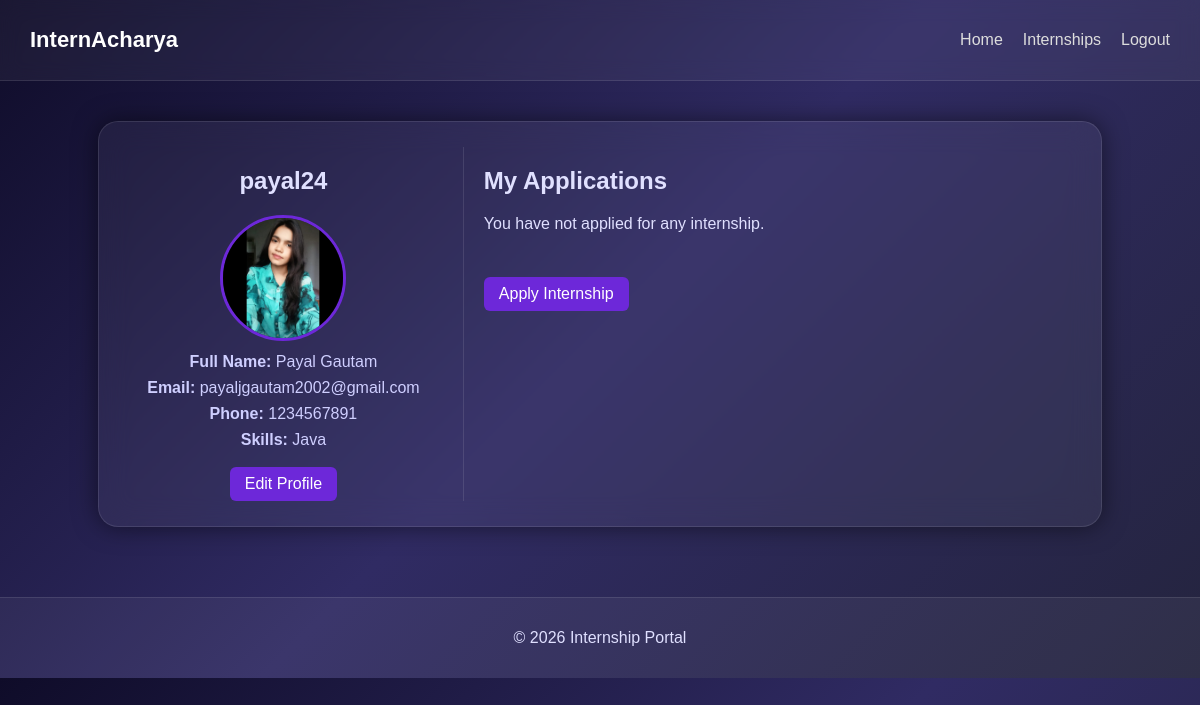
Page /student-dashboard/ (signed in) on the earlier database version.
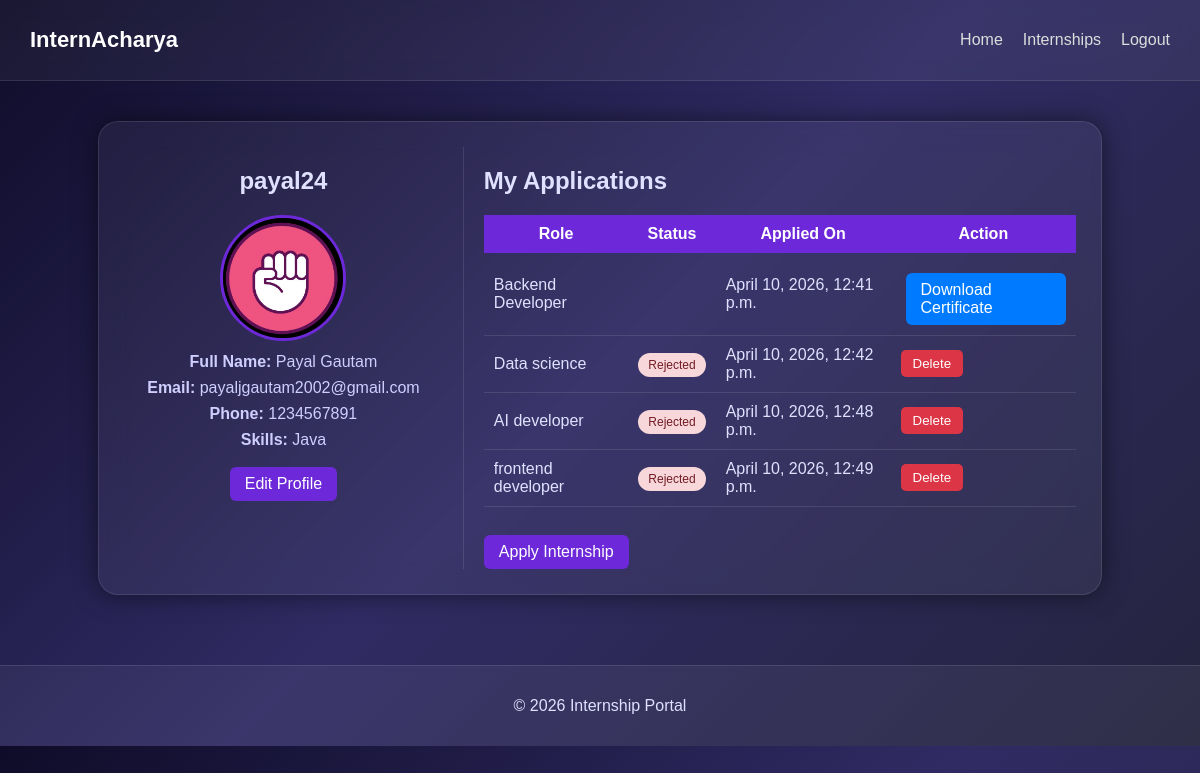
Same page on the later database version.
### user_auth/models.py (models this page shows, shortened)
class custom_user(AbstractUser):
    ROLE_CHOICES = (
        ('student', 'Student'),
        ('company', 'Company'),
    )
    role = models.CharField(
        max_length=20,
        choices=ROLE_CHOICES,
        default='student'
    )
    email = models.EmailField(unique=True)
    date_joined = models.DateTimeField(default=now)
    groups = models.ManyToManyField(
        "auth.Group",
        related_name="custom_user_set",
        blank=True
    )
    user_permissions = models.ManyToManyField(
        "auth.Permission",
        related_name="custom_user_permissions_set",
        blank=True
    )

class user_profile(models.Model):
    user = models.OneToOneField(custom_user, on_delete=models.CASCADE, related_name='profile')
    full_name = models.CharField(max_length=255, blank=True, null=True)
    contact_number = models.CharField(
        max_length=10,
        validators=[RegexValidator(regex=r'^\d{10}$', message="Contact number must be exactly 10 digits.")],
        blank=True,
        null=True
    )
    gender = models.CharField(
        max_length=10,
        choices=[('Male', 'Male'), ('Female', 'Female'), ('Other', 'Other')],
        blank=True,
        null=True
    )
    age = models.IntegerField(blank=True, null=True)
    date_of_birth = models.DateField(blank=True, null=True)
    qualifications = models.TextField(blank=True, null=True)
    skills = models.CharField(max_length=255, blank=True, null=True)
    certificates = models.FileField(upload_to='certificates/', blank=True, null=True)
    area_of_interest = models.TextField(blank=True, null=True)
    profile_picture = models.ImageField(upload_to='profile_pics/', default='profile_pics/default.jpg')

class Application(models.Model):
    STATUS_CHOICES = [
        ('Under Review', 'Under Review'),
        ('Shortlisted', 'Shortlisted'),
        ('Interview Scheduled', 'Interview Scheduled'),
        ('Accepted', 'Accepted'),
        ('Rejected', 'Rejected')
    ]
    user = models.ForeignKey(custom_user, on_delete=models.CASCADE, related_name='applications')
    full_name = models.CharField(max_length=255)
    email = models.EmailField()
    phone = models.CharField(
        max_length=10,
        validators=[RegexValidator(regex=r'^\d{10}$', message="Phone number must be exactly 10 digits.")],
        blank=True,
        null=True
    )
    address = models.TextField()
    skills = models.CharField(max_length=255)
    experience = models.IntegerField()
    preferred_technology = models.CharField(max_length=255)
    company_name = models.CharField(max_length=255, blank=True, null=True)
    linkedin = models.URLField(blank=True, null=True)
    github = models.URLField(blank=True, null=True)
    freshers = models.CharField(max_length=255)
    internship_role = models.CharField(max_length=255)
    internship = models.ForeignKey(
    InternshipPost,
    on_delete=models.CASCADE,
    related_name='applications',
    null=True,  # allow null for existing rows
    blank=True
    )
    resume = models.FileField(upload_to='resumes/', blank=True, null=True)
    certificates = models.FileField(upload_to='certificates/', blank=True, null=True)
    applied_on = models.DateTimeField(auto_now_add=True)
    status = models.CharField(max_length=50, choices=STATUS_CHOICES, default='Under Review')
    test_taken = models.BooleanField(default=False)
    passed = models.BooleanField(default=False)

### user_auth/views.py (the view, shortened to what this page needs)
# urls.py: path("student-dashboard/", views.profile_view, name="student_dashboard"),
@login_required
def profile_view(request):
    if request.user.is_superuser:
        return redirect('admin_panel')
    if request.user.role == "company":
        return redirect('company_profile')
    profile, created = user_profile.objects.get_or_create(user=request.user)
    applications = Application.objects.filter(user=request.user)
    return render(request, 'student_dashboard.html', {
        'profile': profile,
        'applications': applications
    })

### templates/student_dashboard.html (shortened to what this page needs)
{% load static %}
<!DOCTYPE html>
<html lang="en">
<head>
<link rel="stylesheet" href="{% static 'profile.css' %}">
</head>
<body>
<header>
<div class="logo">
<a href="{% url 'home' %}">InternAcharya</a>
</div>
<nav>
<ul>
<li><a href="{% url 'home' %}">Home</a></li>
<li><a href="{% url 'list' %}">Internships</a></li>
<li><a href="{% url 'logout' %}">Logout</a></li>
</ul>
</nav>
</header>
<main>
<div class="dashboard-container1">
<div class="profile-section">
<h2>{{ request.user.username }}</h2>
<form action="{% url 'student_dashboard' %}" method="post" enctype="multipart/form-data">
<div class="profile-pic">
<label for="profilePic">
{% if profile.profile_picture %}
    <img src="{{ profile.profile_picture.url }}" width="120" height="120">
{% else %}
    <img src="https://via.placeholder.com/120" width="120" height="120">
{% endif %}
</label>
</div>
</form>
<div class="profile-details">
<p><b>Full Name:</b> {{ profile.full_name|default:"Not provided" }}</p>
<p><b>Email:</b> {{ request.user.email }}</p>
<p><b>Phone:</b> {{ profile.contact_number|default:"Not provided" }}</p>
<p><b>Skills:</b> {{ profile.skills|default:"Not provided" }}</p>
</div>
<a href="{% url 'pro' %}" class="edit-btn">Edit Profile</a>
</div>
<div class="dashboard-section">
<h2>My Applications</h2>
{% if applications %}
<div class="dashboard-container">
<table>
<tr>
<th>Role</th>
<th>Status</th>
<th>Applied On</th>
<th>Action</th>
</tr>
{% for application in applications %}
<tr>
<td>{{ application.internship_role }}</td>
<td>
    {% if application.status == "Under Review" %}
        <span class="status review">Under Review</span>
    {% elif application.status == "Shortlisted" %}
        <span class="status shortlisted">Shortlisted</span>
    {% elif application.status == "Rejected" %}
        <span class="status rejected">Rejected</span>
    {% endif %}
</td>
<td>{{ application.applied_on }}</td>
<td>
{% if application.status == "Under Review" %}
<form action="{% url 'quit_application' application.id %}" method="post" style="display:inline;">
{% csrf_token %}
<button class="quit-btn">Quit</button>
</form>
<span class="waiting">Waiting</span>
{% elif application.status == "Shortlisted" %}
<a href="{% url 'start_assessment' application.id %}" class="start-btn">
Start Test
</a>
{% elif application.status == "Rejected" %}
<form action="{% url 'quit_application' application.id %}" method="post" style="display:inline;">
<button class="quit-btn" onclick="return confirm('Delete this application?')">
Delete
</button>
</form>
{% endif %}
    {% if application.test_taken and application.passed %}
        <a href="{% url 'certificate_view' application.id %}" class="start-btn" style="background: #007bff; margin-left:5px;">Download Certificate</a>
    {% endif %}
</td>
</tr>
{% endfor %}
</table>
</div>
{% else %}
<p>You have not applied for any internship.</p>
{% endif %}
<br>
<a href="{% url 'list' %}" class="edit-btn">Apply Internship</a>
</div>
</div>
</main>
<footer>
<p>© 2026 Internship Portal</p>
</footer>
</body>
</html>

### templates/student_dashboard.html (style rules this page uses)
body { margin:0; padding:0; font-family:'Poppins', sans-serif; background: linear-gradient(135deg, #0f0c29, #302b63, #24243e); color:#e0e0ff; }
header { display:flex; justify-content:space-between; align-items:center; padding:15px 30px; background: rgba(255,255,255,0.05); backdrop-filter: blur(10px); border-bottom:1px solid rgba(255,255,255,0.1); }
.logo a { color:#fff; text-decoration:none; font-size:22px; font-weight:bold; }
nav ul { list-style:none; display:flex; }
nav ul li { margin-left:20px; }
nav ul li a { color:#ddd; text-decoration:none; transition:0.3s; }
main { display:flex; justify-content:center; padding:40px; }
.dashboard-container1 { display:flex; width:85%; border-radius:20px; padding:25px; background: rgba(255,255,255,0.05); backdrop-filter: blur(15px); border:1px solid rgba(255,255,255,0.1); box-shadow:0 0 25px rgba(0,0,0,0.5); }
.profile-section { width:35%; text-align:center; border-right:1px solid rgba(255,255,255,0.1); padding-right:20px; }
.dashboard-section { width:65%; padding-left:20px; }
.profile-pic img { width:120px; height:120px; border-radius:50%; object-fit:cover; border:3px solid #6d28d9; }
.profile-details p { margin:8px 0; color:#cfcfff; }
.edit-btn, .start-btn { display:inline-block; margin-top:10px; padding:8px 15px; background:#6d28d9; color:white; text-decoration:none; border-radius:6px; transition:0.3s; }
.quit-btn { background:#dc3545; color:white; border:none; padding:6px 12px; border-radius:5px; cursor:pointer; }
table { width:100%; border-collapse:collapse; margin-top:15px; }
th { background:#6d28d9; color:white; padding:10px; }
td { padding:10px; border-bottom:1px solid rgba(255,255,255,0.1); }
.status { padding:5px 10px; border-radius:20px; font-size:12px; }
.rejected { background:#f8d7da; color:#721c24; }
footer { text-align:center; padding:15px; margin-top:30px; background: rgba(255,255,255,0.05); border-top:1px solid rgba(255,255,255,0.1); }

Differences in the rows shown:
changed user_profile "Payal Gautam": profile_picture: a different picture
added Application: internship_role "Backend Developer", applied_on "April 10, 2026, 12:41 p.m.", test_taken "Download Certificate"
added Application: internship_role "Data science", status "Rejected", applied_on "April 10, 2026, 12:42 p.m."
added Application: internship_role "AI developer", status "Rejected", applied_on "April 10, 2026, 12:48 p.m."
added Application: internship_role "frontend developer", status "Rejected", applied_on "April 10, 2026, 12:49 p.m."
Other differences:
text no longer shown: "You have not applied for any internship."
text now shown: "Role Status Applied On Action"
